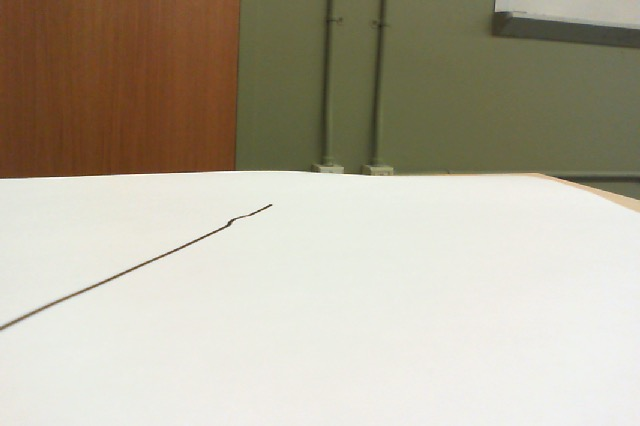
#> input picture Photo on 1-7-19 at 4.15 PM.jpg, 640 x 426 px
$ python findangle.py   (older library calls are emulated)
#> lines starting #> are read from the running program, lines starting #| are printed output that depends on the picture; after the words box and inside, x2 and y2 are one past the last pixel; in counts of white or black regions, pixels touching at a corner belong together
import cv2
import numpy as np
imagine="Photo on 1-7-19 at 4.15 PM.jpg"

imagestart=cv2.imread(imagine)
#> imagestart is the input picture: shape (426, 640, 3); mean B, G, R 158.1, 175.2, 181.9
imgray = cv2.cvtColor(imagestart,cv2.COLOR_BGR2GRAY)
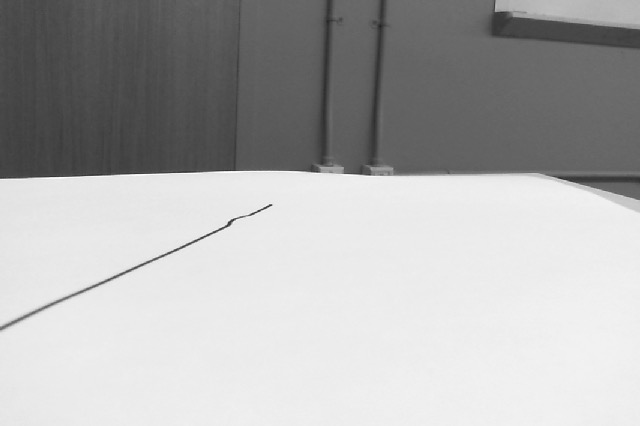
#> imgray: shape (426, 640); min 31, max 254, mean 175.3
hsv = cv2.cvtColor(imagestart,cv2.COLOR_BGR2HSV)
#> hsv: shape (426, 640, 3); mean H, S, V 28.1, 52.1, 182.6
ret,thresh = cv2.threshold(imgray,127,255,0)
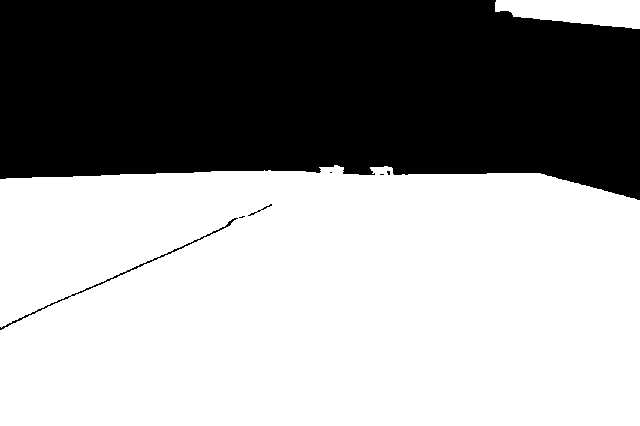
#> thresh: shape (426, 640); 59.8% white; 7 black regions (4 under 20 px)
im2, contours, hierarchy = cv2.findContours(thresh,cv2.RETR_TREE,cv2.CHAIN_APPROX_SIMPLE)
#> contours = 10 contours, 5 with area under 20; largest, box (x1, y1, x2, y2) and area: (0, 165, 640, 426) 159324, (495, 0, 640, 29) 2961, (70, 217, 239, 297) 478, (260, 203, 273, 211) 30, (247, 211, 258, 217) 23
cv2.drawContours(imagestart, contours, -1, (0,255,0), 3)
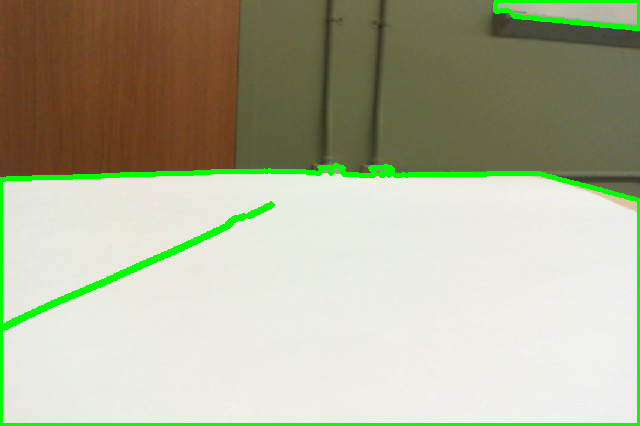
#> imagestart: shape (426, 640, 3); 3.72% of pixels changed, all inside (x1, y1, x2, y2) = (0, 0, 640, 426)
lower_red = np.array([0,0,0])
upper_red = np.array([15,15,15])
mask = cv2.inRange(hsv, lower_red, upper_red)
#> mask: shape (426, 640); every value is 0
res = cv2.bitwise_and(imagestart,imagestart, mask= mask)
#> res: shape (426, 640, 3); every value is 0
cv2.imshow('mask',mask)
cv2.imshow('res',res)
cv2.imshow("window title", imagestart)
cv2.waitKey()
